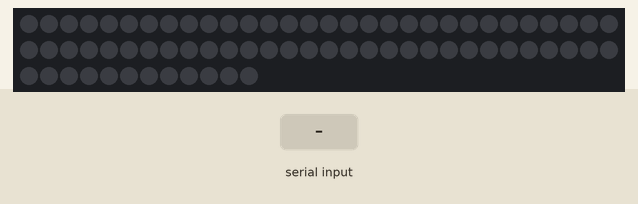
The sketch below on a simulated Arduino Leonardo, built with avr-gcc and run on an emulated ATmega32U4. On the bench: 72 RGB LEDs in strip order, left to right, continuing on the next row. The test bench sets the inputs (shaded band). Dim RGB values are drawn brighter than linear.

Above: at 1.2 s.
1.3 s: "90,45,200\n" received over Serial
At 2.1 s:
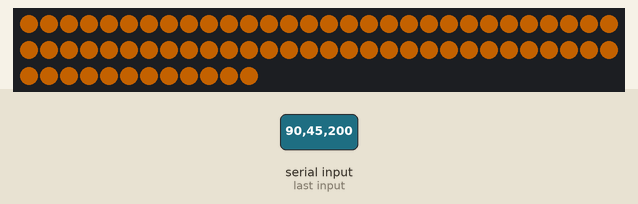
2.8 s: byte 44 (',') received over Serial
At 3.8 s:
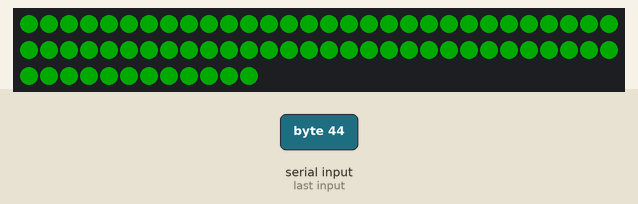
4.3 s: "30,150,10\n" received over Serial
At 5.5 s:
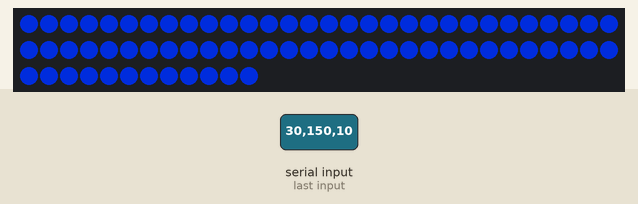
5.8 s: "90,45\n" received over Serial
At 6.3 s:
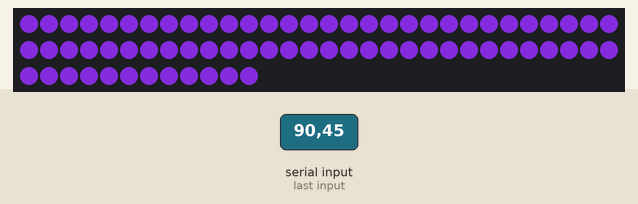
7.3 s: "1,90,45\n" received over Serial
At 7.8 s:
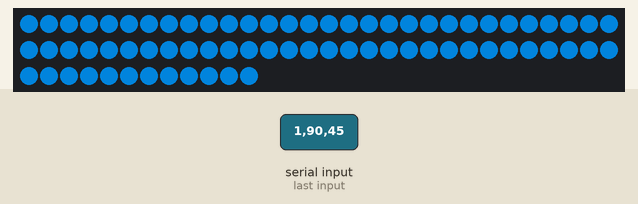
8.8 s: "90,45,200\n" received over Serial
At 8.82 s:
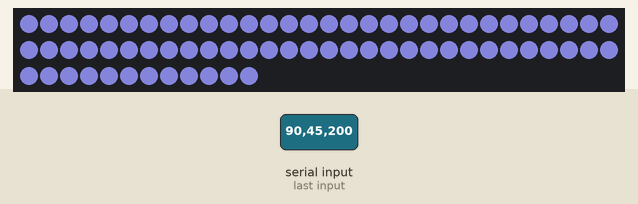
Timing chart, 0 to 11.3 s (numbered marks = the images above; inputs shaded):
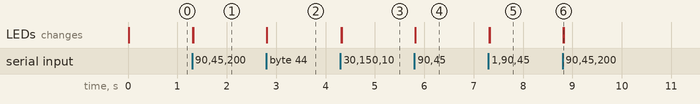

The sketch:

rgbs.ino
```cpp
#include <Adafruit_NeoPixel.h>

#define PIN 6

String inString = "";    // string to hold input
int currentColor = 0;   // which color is being read right now
int red, green, blue = 0; // vatiables to store the values for each color and the servo

Adafruit_NeoPixel strip = Adafruit_NeoPixel(72, PIN, NEO_GRB + NEO_KHZ800);

void setup() { // executed once on reboot of the Arduino
  // Open serial communications and wait for port to open:
  Serial.begin(115200); // begin talking to the computer at very high speed :)
  while (!Serial) {
    ; // wait for serial port to connect. Needed for Leonardo only
  }

  strip.begin();
  strip.show(); // Initialize all pixels to 'off'
}

void loop() {
  int inChar; // a variable to store the characters that are rolling in from the computer

  if (Serial.available() > 0) { // Read serial input:
    inChar = Serial.read();
  }

  if (isDigit(inChar)) {
    inString += (char)inChar; // convert the incoming byte to a char and add it to the string:
  }

  // if you get a comma, convert to a number, set the appropriate color, and increment the color counter:
  if (inChar == ',') {
    switch (currentColor) { // do something different for each value of currentColor:
    case 0:    // 0 = red
      red = inString.toInt();
      inString = ""; // clear the string for new input:
      break;
    case 1:    // 1 = green:
      green = inString.toInt();
      inString = ""; // clear the string for new input:
      break;
    case 2:    // 2 = blue:
      blue = inString.toInt(); // clear the string for new input:
      inString = "";
      break;
    }
    currentColor++; // and next color
  }

  if (inChar == '\n') { // if you get a newline, you know you've got the last color, i.e. blue:
    inString = ""; // clear the string for new input:
    currentColor = 0; // reset the color counter
  }

  for(uint16_t i=0; i<strip.numPixels(); i++) {
      strip.setPixelColor(i, strip.Color(red, green, blue));
  }

strip.show();
}

void colorWipe(uint32_t c, int8_t wait) { // Fill the dots one after the other with a color
  for(uint16_t i=0; i<strip.numPixels(); i++) {
      strip.setPixelColor(i, c);
      strip.show();
      delay(wait);
  }
}

void serialEvent() {

}
```

Measured:
- after the input at 1.3 s, the LEDs: first change at once (image 1 shows a later state)
- after the input at 2.8 s, the LEDs: change at once (image 2)
- after the input at 4.3 s, the LEDs: first change at once (image 3 shows a later state)
- after the input at 5.8 s, the LEDs: change at once (image 4)
- after the input at 7.3 s, the LEDs: first change at once (image 5 shows a later state)
- after the input at 8.8 s, the LEDs: change at once (image 6)
